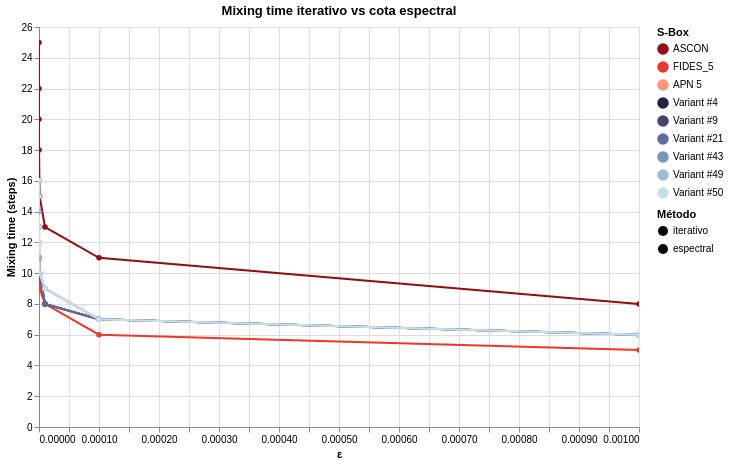

The cell this chart's notebook holds for it:
### Code cell
chart_mix = compare_mixing_times_altair(
    specs,
    epsilons=[10**(-i) for i in range(3,11)],
    max_steps=10000,
)
chart_mix

### Figure 1 — Vega-Lite specification as saved in the notebook (floating-point values rounded to 4 significant figures)
{"config": {"view": {"continuousWidth": 300, "continuousHeight": 300}}, "data": {"name": "data-e37129b530b5d0a27f3a20401a86e215"}, "mark": {"type": "line", "point": true}, "encoding": {"color": {"field": "S-Box", "legend": {"title": "S-Box"}, "scale": {"domain": ["ASCON", "FIDES_5", "APN 5", "Variant #4", "Variant #9", "Variant #21", "Variant #43", "Variant #49", "Variant #50"], "range": ["#940b13", "#ec382b", "#fc9576", "#2b1f3e", "#494373", "#636a9f", "#7d92bf", "#9ebbd7", "#c7dfeb"]}, "type": "nominal"}, "strokeDash": {"field": "Método", "legend": {"title": "Método"}, "scale": {"domain": ["iterativo", "espectral"], "range": [[], [4, 4]]}, "type": "nominal"}, "tooltip": [{"field": "S-Box", "type": "nominal"}, {"field": "Método", "type": "nominal"}, {"field": "ε", "type": "quantitative"}, {"field": "Mixing time", "type": "quantitative"}], "x": {"field": "ε", "scale": {}, "title": "ε", "type": "quantitative"}, "y": {"field": "Mixing time", "title": "Mixing time (steps)", "type": "quantitative"}}, "height": 400, "params": [{"name": "param_15", "select": {"type": "interval", "encodings": ["x", "y"]}, "bind": "scales"}], "title": "Mixing time iterativo vs cota espectral", "width": 600, "$schema": "https://vega.github.io/schema/vega-lite/v5.20.1.json", "datasets": {"data-e37129b530b5d0a27f3a20401a86e215": [{"ε": 0.001, "S-Box": "ASCON", "Método": "iterative", "Mixing time": 8}, {"ε": 0.0001, "S-Box": "ASCON", "Método": "iterative", "Mixing time": 11}, {"ε": 1e-05, "S-Box": "ASCON", "Método": "iterative", "Mixing time": 13}, {"ε": 1e-06, "S-Box": "ASCON", "Método": "iterative", "Mixing time": 15}, {"ε": 1e-07, "S-Box": "ASCON", "Método": "iterative", "Mixing time": 18}, {"ε": 1e-08, "S-Box": "ASCON", "Método": "iterative", "Mixing time": 20}, {"ε": 1e-09, "S-Box": "ASCON", "Método": "iterative", "Mixing time": 22}, {"ε": 1e-10, "S-Box": "ASCON", "Método": "iterative", "Mixing time": 25}, {"ε": 0.001, "S-Box": "FIDES_5", "Método": "iterative", "Mixing time": 5}, {"ε": 0.0001, "S-Box": "FIDES_5", "Método": "iterative", "Mixing time": 6}, {"ε": 1e-05, "S-Box": "FIDES_5", "Método": "iterative", "Mixing time": 8}, {"ε": 1e-06, "S-Box": "FIDES_5", "Método": "iterative", "Mixing time": 9}, {"ε": 1e-07, "S-Box": "FIDES_5", "Método": "iterative", "Mixing time": 10}, {"ε": 1e-08, "S-Box": "FIDES_5", "Método": "iterative", "Mixing time": 12}, {"ε": 1e-09, "S-Box": "FIDES_5", "Método": "iterative", "Mixing time": 13}, {"ε": 1e-10, "S-Box": "FIDES_5", "Método": "iterative", "Mixing time": 14}, {"ε": 0.001, "S-Box": "APN 5", "Método": "iterative", "Mixing time": 6}, {"ε": 0.0001, "S-Box": "APN 5", "Método": "iterative", "Mixing time": 7}, {"ε": 1e-05, "S-Box": "APN 5", "Método": "iterative", "Mixing time": 9}, {"ε": 1e-06, "S-Box": "APN 5", "Método": "iterative", "Mixing time": 10}, {"ε": 1e-07, "S-Box": "APN 5", "Método": "iterative", "Mixing time": 11}, {"ε": 1e-08, "S-Box": "APN 5", "Método": "iterative", "Mixing time": 13}, {"ε": 1e-09, "S-Box": "APN 5", "Método": "iterative", "Mixing time": 14}, {"ε": 1e-10, "S-Box": "APN 5", "Método": "iterative", "Mixing time": 16}, {"ε": 0.001, "S-Box": "Variant #4", "Método": "iterative", "Mixing time": 6}, {"ε": 0.0001, "S-Box": "Variant #4", "Método": "iterative", "Mixing time": 7}, {"ε": 1e-05, "S-Box": "Variant #4", "Método": "iterative", "Mixing time": 8}, {"ε": 1e-06, "S-Box": "Variant #4", "Método": "iterative", "Mixing time": 10}, {"ε": 1e-07, "S-Box": "Variant #4", "Método": "iterative", "Mixing time": 11}, {"ε": 1e-08, "S-Box": "Variant #4", "Método": "iterative", "Mixing time": 13}, {"ε": 1e-09, "S-Box": "Variant #4", "Método": "iterative", "Mixing time": 14}, {"ε": 1e-10, "S-Box": "Variant #4", "Método": "iterative", "Mixing time": 16}, {"ε": 0.001, "S-Box": "Variant #9", "Método": "iterative", "Mixing time": 6}, {"ε": 0.0001, "S-Box": "Variant #9", "Método": "iterative", "Mixing time": 7}, {"ε": 1e-05, "S-Box": "Variant #9", "Método": "iterative", "Mixing time": 8}, {"ε": 1e-06, "S-Box": "Variant #9", "Método": "iterative", "Mixing time": 10}, {"ε": 1e-07, "S-Box": "Variant #9", "Método": "iterative", "Mixing time": 11}, {"ε": 1e-08, "S-Box": "Variant #9", "Método": "iterative", "Mixing time": 13}, {"ε": 1e-09, "S-Box": "Variant #9", "Método": "iterative", "Mixing time": 14}, {"ε": 1e-10, "S-Box": "Variant #9", "Método": "iterative", "Mixing time": 16}, {"ε": 0.001, "S-Box": "Variant #21", "Método": "iterative", "Mixing time": 6}, {"ε": 0.0001, "S-Box": "Variant #21", "Método": "iterative", "Mixing time": 7}, {"ε": 1e-05, "S-Box": "Variant #21", "Método": "iterative", "Mixing time": 8}, {"ε": 1e-06, "S-Box": "Variant #21", "Método": "iterative", "Mixing time": 10}, {"ε": 1e-07, "S-Box": "Variant #21", "Método": "iterative", "Mixing time": 11}, {"ε": 1e-08, "S-Box": "Variant #21", "Método": "iterative", "Mixing time": 13}, {"ε": 1e-09, "S-Box": "Variant #21", "Método": "iterative", "Mixing time": 14}, {"ε": 1e-10, "S-Box": "Variant #21", "Método": "iterative", "Mixing time": 16}, {"ε": 0.001, "S-Box": "Variant #43", "Método": "iterative", "Mixing time": 6}, {"ε": 0.0001, "S-Box": "Variant #43", "Método": "iterative", "Mixing time": 7}, {"ε": 1e-05, "S-Box": "Variant #43", "Método": "iterative", "Mixing time": 9}, {"ε": 1e-06, "S-Box": "Variant #43", "Método": "iterative", "Mixing time": 10}, {"ε": 1e-07, "S-Box": "Variant #43", "Método": "iterative", "Mixing time": 11}, {"ε": 1e-08, "S-Box": "Variant #43", "Método": "iterative", "Mixing time": 13}, {"ε": 1e-09, "S-Box": "Variant #43", "Método": "iterative", "Mixing time": 15}, {"ε": 1e-10, "S-Box": "Variant #43", "Método": "iterative", "Mixing time": 16}, {"ε": 0.001, "S-Box": "Variant #49", "Método": "iterative", "Mixing time": 6}, {"ε": 0.0001, "S-Box": "Variant #49", "Método": "iterative", "Mixing time": 7}, {"ε": 1e-05, "S-Box": "Variant #49", "Método": "iterative", "Mixing time": 9}, {"ε": 1e-06, "S-Box": "Variant #49", "Método": "iterative", "Mixing time": 10}, {"ε": 1e-07, "S-Box": "Variant #49", "Método": "iterative", "Mixing time": 11}, {"ε": 1e-08, "S-Box": "Variant #49", "Método": "iterative", "Mixing time": 13}, {"ε": 1e-09, "S-Box": "Variant #49", "Método": "iterative", "Mixing time": 14}, {"ε": 1e-10, "S-Box": "Variant #49", "Método": "iterative", "Mixing time": 16}, {"ε": 0.001, "S-Box": "Variant #50", "Método": "iterative", "Mixing time": 6}, {"ε": 0.0001, "S-Box": "Variant #50", "Método": "iterative", "Mixing time": 7}, {"ε": 1e-05, "S-Box": "Variant #50", "Método": "iterative", "Mixing time": 9}, {"ε": 1e-06, "S-Box": "Variant #50", "Método": "iterative", "Mixing time": 10}, {"ε": 1e-07, "S-Box": "Variant #50", "Método": "iterative", "Mixing time": 12}, {"ε": 1e-08, "S-Box": "Variant #50", "Método": "iterative", "Mixing time": 13}, {"ε": 1e-09, "S-Box": "Variant #50", "Método": "iterative", "Mixing time": 15}, {"ε": 1e-10, "S-Box": "Variant #50", "Método": "iterative", "Mixing time": 16}]}}
